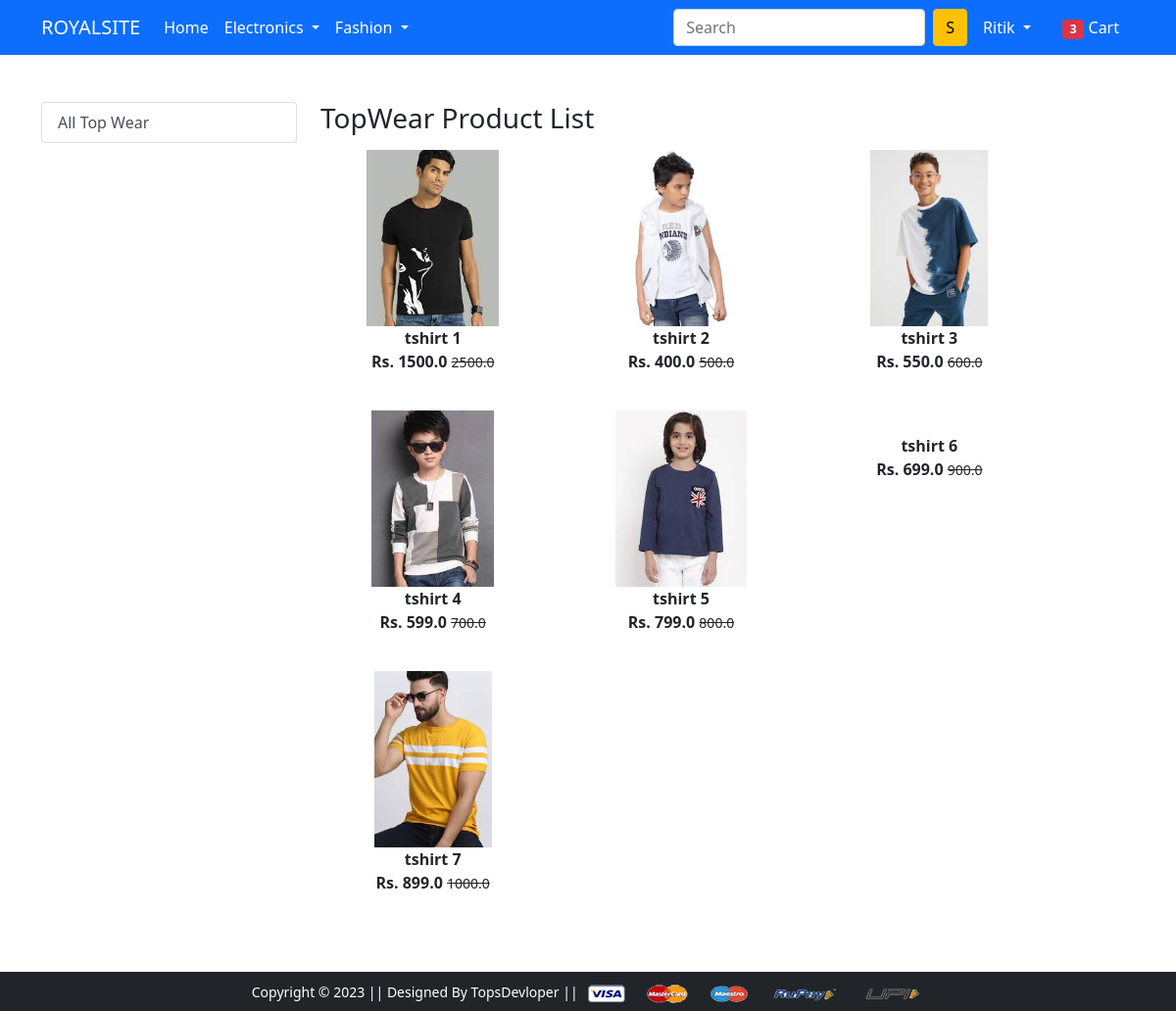
/topwear/ (signed in), run on the app's committed database.
### app/models.py (models this page shows, shortened)
class Product(models.Model):
    title=models.CharField(max_length=100)
    selling_price=models.FloatField()
    discount_price=models.FloatField()
    description=models.TextField()
    brand=models.CharField(max_length=100)
    category=models.CharField(choices=CATEGORY_CHOICES,max_length=2)
    product_image=models.ImageField(upload_to='productimg')

### app/views.py (the view)
# urls.py: path('topwear/', views.topwear, name='topwear'),
def topwear(request):
  if request.user.is_authenticated:
    tps=Product.objects.filter(category='TW')
    totalitem=len(cart.objects.filter(user=request.user))
  return render(request,'app/topwear.html',{"tps":tps ,"totalitem":totalitem})

### app/templates/app/topwear.html (shortened to what this page needs)
{% extends 'app/base.html' %}
{% load static %}
{% block main-content %}
<div class="container my-5">
    <div class="row">
        <div class="col-sm-3">
            <div class="list-group">
                <a href="{% url 'topwear' %}" class="list-group-item list-group-item-action" aria-current="true"> All
                    Top Wear</a>
            </div>
        </div>
        <div class="col-sm-8 ">
            <h3>TopWear Product List</h3>
            <div class="row">
                {% for product in tps %}
                <div class="col-sm-4 text-center mb-4">
                    <a href="{% url 'product-detail' product.id %}" class="btn">
                        <div class="item">
                            <img src="{{product.product_image.url}}" alt="" height="180" class="">
                            <div class="fw-bold">{{product.title}}</div>
                            <div class="fw-bold">Rs. {{product.discount_price}} <small
                                    class="fw-light text-decoration-line-through">{{product.selling_price}}</small>
                            </div>
                        </div>
                    </a>
                </div>
                {% endfor %}
            </div>
        </div>
    </div>
</div>
{% endblock main-content %}

### app/templates/app/base.html (shortened to what this page needs)
<!doctype html>
{% load static %}
<html lang="en">
<head>
    <link href="https://cdn.jsdelivr.net/npm/bootstrap@5.0.0-beta1/dist/css/bootstrap.min.css" rel="stylesheet">
    <link rel="stylesheet" href="{% static 'app/css/owl.carousel.min.css' %}">
    <link rel="stylesheet" href="{% static 'app/css/all.min.css' %}">
    <link rel="stylesheet" href="{% static 'app/css/style.css' %}">
</head>
<body>
<nav class="navbar navbar-expand-lg navbar-dark bg-primary">
  <div class="container">
    <a class="navbar-brand bg-primary" href="/">ROYALSITE</a>
      <div class="collapse navbar-collapse" id="navbarSupportedContent">
        <ul class="navbar-nav me-auto mb-2 mb-lg-0">
          <li class="nav-item">
            <a class="nav-link active text-white" aria-current="page" href="/">Home</a>
          </li>
          <li class="nav-item dropdown">
            <a class="nav-link dropdown-toggle text-white" href="#" id="electronicsDropdown" role="button" data-bs-toggle="dropdown" aria-expanded="false">
              Electronics
            </a>
          </li>
          <li class="nav-item dropdown">
            <a class="nav-link dropdown-toggle text-white" href="#" id="fashionDropdown" role="button" data-bs-toggle="dropdown" aria-expanded="false">
              Fashion
            </a>
          </li>
        </ul>
        <form class="d-flex" method='get' action="{% url 'search' %}">
          <input class="form-control me-2" type="search" name='search'  placeholder="Search" aria-label="Search" >
          <button class="btn btn-warning" type="submit">S</button>
        </form>
        <div>
            <ul class="navbar-nav me-auto mb-2 mb-lg-0">
              <li class="nav-item dropdown mx-2">
                {% if request.user.is_authenticated %}
                <a class="nav-link dropdown-toggle text-white" href="#" id="profileDropdown" role="button" data-bs-toggle="dropdown" aria-expanded="false">
                  {{request.user|capfirst}}
                </a>
                </li>
                <li class="nav-item mx-2">
                <a href="{% url 'showcart' %}" class="nav-link text-white"><span class="badge bg-danger">{{totalitem }}</span> Cart </a>
                </li>
            {% endif %}
          </ul>
         </div>
       </div>
     </div>
    </nav>
    {% block main-content %} {% endblock main-content %}
    <footer class="container-fluid bg-dark text-center p-2 mt-5">
        <small class="text-white">Copyright &copy; 2023 || Designed By TopsDevloper || </small>
        <img src="{% static 'app/images/payment.png' %}" alt="" srcset="" class="img-fluid" height="2px">
    </footer>
  </body>
</html>

### data on the page
Product: product_image (picture), title "tshirt 1", discount_price "1500.0", selling_price "2500.0"
Product: product_image (picture), title "tshirt 2", discount_price "400.0", selling_price "500.0"
Product: product_image (picture), title "tshirt 3", discount_price "550.0", selling_price "600.0"
Product: product_image (picture), title "tshirt 4", discount_price "599.0", selling_price "700.0"
Product: product_image (picture), title "tshirt 5", discount_price "799.0", selling_price "800.0"
Product: title "tshirt 6", discount_price "699.0", selling_price "900.0"
Product: product_image (picture), title "tshirt 7", discount_price "899.0", selling_price "1000.0"

### other printed values
{{ request.user|capfirst }} "Ritik"
{{ totalitem }} "3"
